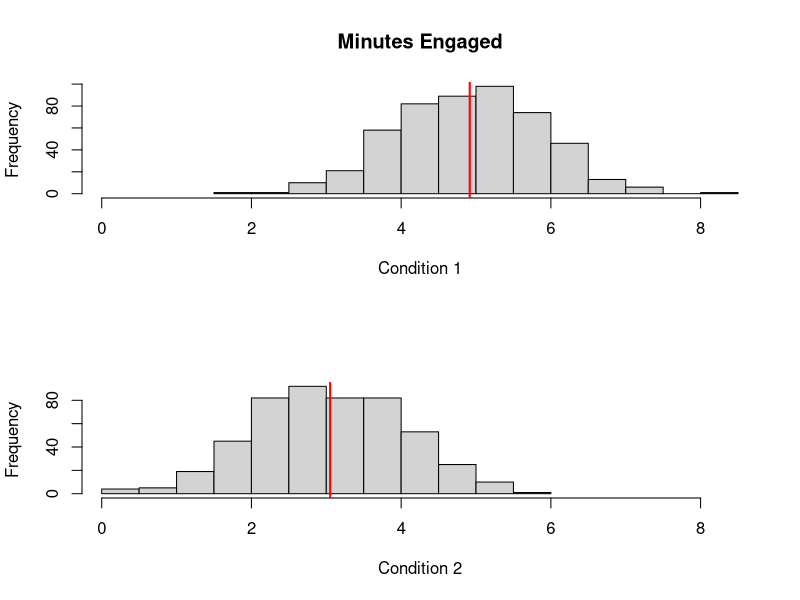

Source code (R):
## Instagram t-test Example

## Change working directory
setwd(dir = "/Users/nstevens/Dropbox/Teaching/STAT_430/Spring_2021/R Stuff/")

## Read in the data
data <- read.csv(file = "instagram.csv", header = T)
cond1 <- data$Condition_1
cond2 <- data$Condition_2

## Plot the data
par(mfrow=c(2,1))
xmin <- min(min(cond1), min(cond2))
xmax <- max(max(cond1), max(cond2))
hist(cond1, xlim = c(xmin, xmax), main = "Minutes Engaged", xlab = "Condition 1")
abline(v = mean(cond1), col = "red", lwd = 2)
hist(cond2, xlim = c(xmin, xmax), main = "", xlab = "Condition 2")
abline(v = mean(cond2), col = "red", lwd = 2)

## First test the equality of variances
var.test(x = cond1, y = cond2, ratio = 1, alternative = "two.sided", conf.level = 0.95)

## Manual p-value calculation:
pf(q = 0.9376, df1 = 499, df2 = 499, lower.tail = TRUE) + 
  pf(q = 1/0.9376, df1 = 499, df2 = 499, lower.tail = FALSE)


## Perform the test
## Ho: mu1 = mu2 vs. Ha: mu1 != mu2
t.test(x = cond1, y = cond2, alternative = "two.sided", 
       mu = 0, paired = F, var.equal = T, conf.level = 0.95)

## Manual p-value calculation:
pt(q = -30.101, df = 998, lower.tail = TRUE) +
  pt(q = 30.101, df = 998, lower.tail = FALSE)

## Ho: mu1 <= mu2 vs. Ha: mu1 > mu2
t.test(x = cond1, y = cond2, alternative = "greater", 
       mu = 0, paired = F, var.equal = T, conf.level = 0.95)

## Manual p-value calculation:
pt(q = 30.101, df = 998, lower.tail = FALSE)

## Ho: mu1 >= mu2 vs. Ha: mu1 < mu2
t.test(x = cond1, y = cond2, alternative = "less", 
       mu = 0, paired = F, var.equal = T, conf.level = 0.95)

## Manual p-value calculation:
pt(q = 30.101, df = 998, lower.tail = TRUE)

